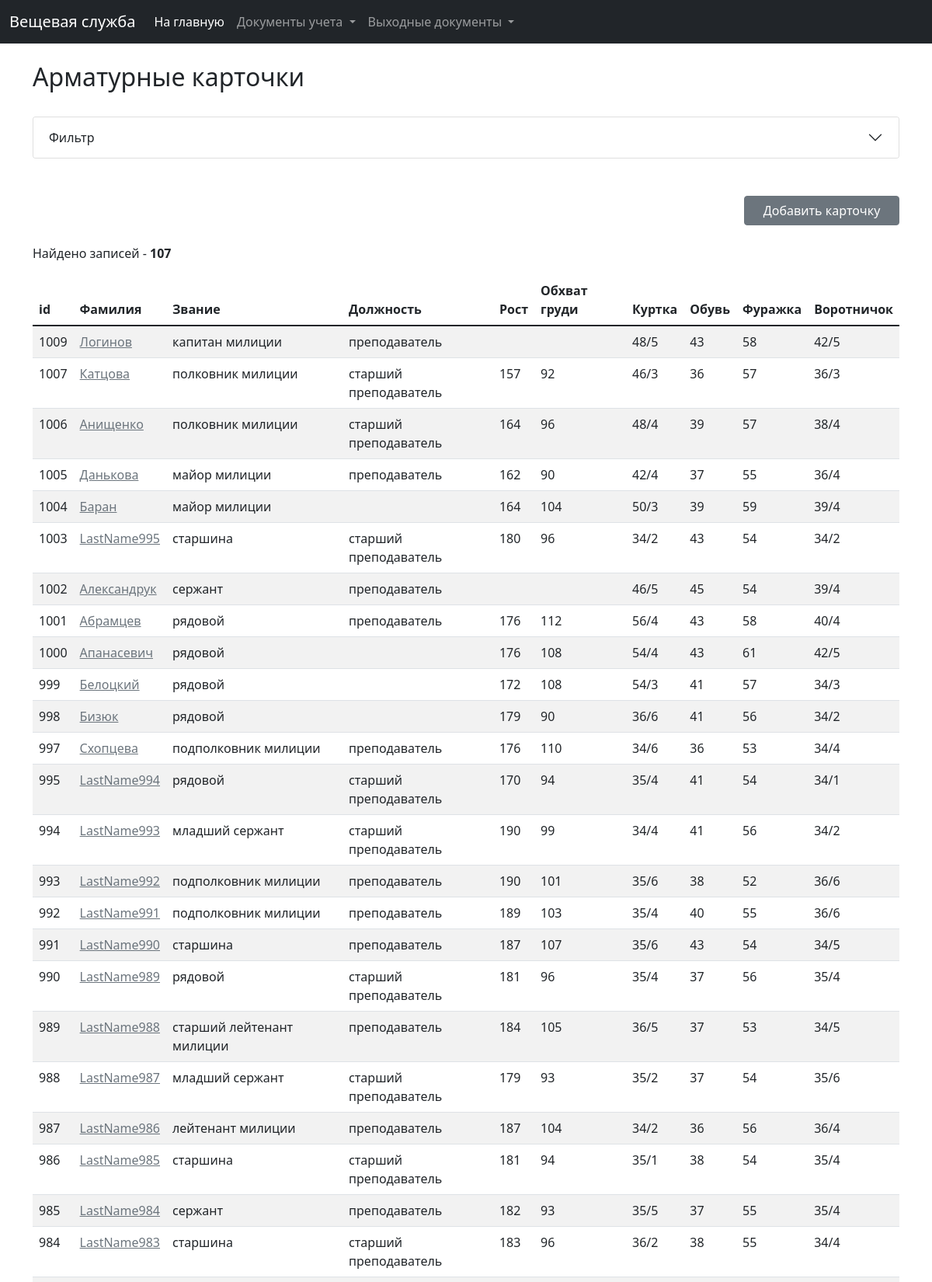
/clothing/cards (upper part), run on the app's committed database.
### clothing/models.py (models this page shows, shortened)
class Card(models.Model):
    card_number = models.CharField(max_length=100, verbose_name="Номер карты")
    employee = models.ForeignKey(Employee, on_delete=models.CASCADE, verbose_name="Сотрудник/курсант")
    norm = models.ForeignKey(Norm, on_delete=models.CASCADE, verbose_name="Норма")
    growth = models.IntegerField(verbose_name="Рост", blank=True, null=True)
    bust = models.IntegerField(verbose_name="Обхват груди", blank=True, null=True)
    jacket = models.ForeignKey(Dimensions, on_delete=models.SET_NULL, verbose_name="Куртка", blank=True, null=True)
    shoes = models.ForeignKey(ShoesDimensions, on_delete=models.SET_NULL, verbose_name="Обувь", blank=True, null=True)
    cap = models.ForeignKey(CapDimensions, on_delete=models.SET_NULL, verbose_name="Фуражка", blank=True, null=True)
    collar = models.ForeignKey(Dimensions, on_delete=models.SET_NULL, verbose_name="Воротничок", related_name="collar",
                               blank=True, null=True)
    clothes = models.ManyToManyField(Clothes, verbose_name="Имущество", through='ClothesInCard', blank=True)
    created_at = models.DateTimeField(verbose_name="Дата и время создания", auto_created=True, blank=True, null=True)
    last_modified = models.DateTimeField(verbose_name="Дата и время последнего изменения", auto_now=True, blank=True,
                                         null=True)
    class Meta:
        ordering = ('-id',)
        verbose_name = 'Арматурная карточка'
        verbose_name_plural = 'Арматурные карточки'

class Employee(models.Model):
    last_name = models.CharField(verbose_name="Фамилия", max_length=30)
    first_name = models.CharField(verbose_name="Имя", max_length=30)
    patronymic = models.CharField(verbose_name="Отчество", max_length=30)
    subdivision = models.ForeignKey(Subdivision, on_delete=models.SET_NULL, verbose_name="Подразделение", blank=True,
                                    null=True)
    group = models.ForeignKey(Group, on_delete=models.SET_NULL, verbose_name="Группа", blank=True, null=True)
    sex = models.IntegerField(choices=SEX, verbose_name="Пол", blank=True, null=True, default=1)
    kind = models.IntegerField(choices=EMPLOYEE_KIND, verbose_name="Тип сотрудника")
    rank = models.ForeignKey(Rank, on_delete=models.CASCADE, verbose_name="Звание", blank=True, null=True)
    position = models.ForeignKey(Position, on_delete=models.SET_NULL, verbose_name="Должность", blank=True, null=True)
    is_on_decree = models.BooleanField(verbose_name="В декрете", default=False)
    decree_start = models.DateField(verbose_name="Начало декрета", blank=True, null=True)
    decree_finish = models.DateField(verbose_name="Окончание декрета", blank=True, null=True)
    date_of_birth = models.DateField(verbose_name="Дата рождения", blank=True, null=True)
    enlisted = models.DateField(verbose_name="Зачислен", blank=True, null=True)
    excluded = models.DateField(verbose_name="Исключен", blank=True, null=True)
    personal_number = models.CharField(max_length=100, verbose_name="Персональный номер", blank=True, null=True)
    last_modified = models.DateTimeField(verbose_name="Дата и время последнего редактирования", auto_now=True)
    def __str__(self):
        return self.last_name
    class Meta:
        ordering = ('-id',)
        verbose_name = 'Сотрудник'
        verbose_name_plural = 'Сотрудники'

class Rank(models.Model):
    rank = models.CharField(verbose_name="Звание", max_length=50)
    created_at = models.DateTimeField(verbose_name="Дата и время создания", auto_created=True, blank=True, null=True)
    last_modified = models.DateTimeField(verbose_name="Дата и время последнего изменения", auto_now=True, blank=True,
                                         null=True)
    def __str__(self):
        return self.rank
    class Meta:
        ordering = ('id',)
        verbose_name = 'Звание'
        verbose_name_plural = 'Звания'

class Position(models.Model):
    position = models.CharField(verbose_name="Должность", max_length=255)
    created_at = models.DateTimeField(verbose_name="Дата и время создания", auto_created=True, blank=True, null=True)
    last_modified = models.DateTimeField(verbose_name="Дата и время последнего изменения", auto_now=True, blank=True,
                                         null=True)
    def __str__(self):
        return self.position
    class Meta:
        ordering = ('position',)
        verbose_name = 'Должность'
        verbose_name_plural = 'Должности'

class Dimensions(models.Model):
    dimension = models.CharField(max_length=20, verbose_name="Размер")
    def __str__(self):
        return self.dimension
    class Meta:
        ordering = ('dimension',)
        verbose_name = 'Размер (куртки)'
        verbose_name_plural = 'Размеры (куртки)'

class ShoesDimensions(models.Model):
    shoes_dimension = models.CharField(max_length=20, verbose_name="Размер обуви")
    def __str__(self):
        return self.shoes_dimension
    class Meta:
        ordering = ('shoes_dimension',)
        verbose_name = 'Размер (обуви)'
        verbose_name_plural = 'Размеры (обуви)'

class CapDimensions(models.Model):
    cap_dimension = models.CharField(max_length=20, verbose_name="Размер фуражки")
    def __str__(self):
        return self.cap_dimension
    class Meta:
        ordering = ('cap_dimension',)
        verbose_name = 'Размер (фуражки)'
        verbose_name_plural = 'Размеры (фуражки)'

### clothing/views.py (the view)
# urls.py: path('cards', views.card_list, name='card_list'),
def card_list(request):
    request.session['back_path_card_list'] = '/clothing/cards?' + request.META.get('QUERY_STRING')
    f = CardFilter(request.GET, queryset=Card.objects.all())
    paginator = Paginator(f.qs, 50)
    page = request.GET.get('page')
    cards_list = paginator.get_page(page)
    card_form = CardForm()
    return render(request, 'clothing/card/card_list.html',
                  {'list': cards_list, 'card_form': card_form, 'filter': f})

### clothing/models.py (called while the page is built)
    def __str__(self):
        return self.subdivision_name

    def __str__(self):
        return self.norm_title

    def __str__(self):
        return self.course_name

    def __str__(self):
        return self.group_name

### clothing/templatetags/url_replace.py (called while the page is built)
@register.simple_tag
def url_replace(request, field, value):
    d = request.GET.copy()
    d[field] = value
    return d.urlencode()

### clothing/templates/clothing/card/card_list.html (shortened to what this page needs)
{% extends 'base_list.html' %}
{% load widget_tweaks %}
{% load static %}
{% block list_title %}Арматурные карточки{% endblock %}
{% block filters %}
    <div class="accordion" id="accordionExample">
        <div class="accordion-item">
            <h2 class="accordion-header" id="headingOne">
                <button class="accordion-button collapsed" type="button" data-bs-toggle="collapse" data-bs-target="#collapseOne"
                        aria-expanded="true" aria-controls="collapseOne">
                    Фильтр
                </button>
            </h2>
        </div>
    </div>
{% endblock %}
{% block add_button %}
    <br>
    <a href="#card_add_data_form" data-bs-toggle="modal" class="btn btn-secondary"
       style="display: block; margin-left:auto; width: 200px;">Добавить карточку</a>
{% endblock %}
{% block list %}
    <table class="table table-striped table-hover">
        <thead>
        <tr>
            <th scope="col">id</th>
            <th scope="col">Фамилия</th>
            <th scope="col">Звание</th>
            <th scope="col">Должность</th>
            <th scope="col">Рост</th>
            <th scope="col">Обхват груди</th>
            <th scope="col">Куртка</th>
            <th scope="col">Обувь</th>
            <th scope="col">Фуражка</th>
            <th scope="col">Воротничок</th>
        </tr>
        </thead>
        <tbody>
        {% for card in list %}
            <tr>
                <td>{{ card.id }}</td>
                <td><a href="{% url 'clothing:get_card' card.id %}"
                       class="link-secondary">{{ card.employee.last_name|default_if_none:"Нет данных" }}</a>
                </td>
                <td>{{ card.employee.rank|default_if_none:"" }}</td>
                <td>{{ card.employee.position|default_if_none:"" }}</td>
                <td>{{ card.growth|default_if_none:"" }}</td>
                <td>{{ card.bust|default_if_none:"" }}</td>
                <td>{{ card.jacket|default_if_none:"" }}</td>
                <td>{{ card.shoes|default_if_none:"" }}</td>
                <td>{{ card.cap|default_if_none:"" }}</td>
                <td>{{ card.collar|default_if_none:"" }}</td>
            </tr>
        {% endfor %}
        </tbody>
    </table>
{% endblock %}

### data on the page
Card: id "1009", employee.last_name "Логинов", employee.rank "капитан милиции", employee.position "преподаватель", jacket "48/5", shoes "43", cap "58", collar "42/5"
Card: id "1007", employee.last_name "Катцова", employee.rank "полковник милиции", employee.position "старший преподаватель", growth "157", bust "92", jacket "46/3", shoes "36", cap "57", collar "36/3"
Card: id "1006", employee.last_name "Анищенко", employee.rank "полковник милиции", employee.position "старший преподаватель", growth "164", bust "96", jacket "48/4", shoes "39", cap "57", collar "38/4"
Card: id "1005", employee.last_name "Данькова", employee.rank "майор милиции", employee.position "преподаватель", growth "162", bust "90", jacket "42/4", shoes "37", cap "55", collar "36/4"
Card: id "1004", employee.last_name "Баран", employee.rank "майор милиции", growth "164", bust "104", jacket "50/3", shoes "39", cap "59", collar "39/4"
Card: id "1003", employee.last_name "LastName995", employee.rank "старшина", employee.position "старший преподаватель", growth "180", bust "96", jacket "34/2", shoes "43", cap "54", collar "34/2"
Card: id "1002", employee.last_name "Александрук", employee.rank "сержант", employee.position "преподаватель", jacket "46/5", shoes "45", cap "54", collar "39/4"
Card: id "1001", employee.last_name "Абрамцев", employee.rank "рядовой", employee.position "преподаватель", growth "176", bust "112", jacket "56/4", shoes "43", cap "58", collar "40/4"
Card: id "1000", employee.last_name "Апанасевич", employee.rank "рядовой", growth "176", bust "108", jacket "54/4", shoes "43", cap "61", collar "42/5"
Card: id "999", employee.last_name "Белоцкий", employee.rank "рядовой", growth "172", bust "108", jacket "54/3", shoes "41", cap "57", collar "34/3"
Card: id "998", employee.last_name "Бизюк", employee.rank "рядовой", growth "179", bust "90", jacket "36/6", shoes "41", cap "56", collar "34/2"
Card: id "997", employee.last_name "Схопцева", employee.rank "подполковник милиции", employee.position "преподаватель", growth "176", bust "110", jacket "34/6", shoes "36", cap "53", collar "34/4"
Card: id "995", employee.last_name "LastName994", employee.rank "рядовой", employee.position "старший преподаватель", growth "170", bust "94", jacket "35/4", shoes "41", cap "54", collar "34/1"
Card: id "994", employee.last_name "LastName993", employee.rank "младший сержант", employee.position "старший преподаватель", growth "190", bust "99", jacket "34/4", shoes "41", cap "56", collar "34/2"
Card: id "993", employee.last_name "LastName992", employee.rank "подполковник милиции", employee.position "преподаватель", growth "190", bust "101", jacket "35/6", shoes "38", cap "52", collar "36/6"
Card: id "992", employee.last_name "LastName991", employee.rank "подполковник милиции", employee.position "преподаватель", growth "189", bust "103", jacket "35/4", shoes "40", cap "55", collar "36/6"
Card: id "991", employee.last_name "LastName990", employee.rank "старшина", employee.position "преподаватель", growth "187", bust "107", jacket "35/6", shoes "43", cap "54", collar "34/5"
Card: id "990", employee.last_name "LastName989", employee.rank "рядовой", employee.position "старший преподаватель", growth "181", bust "96", jacket "35/4", shoes "37", cap "56", collar "35/4"
Card: id "989", employee.last_name "LastName988", employee.rank "старший лейтенант милиции", employee.position "преподаватель", growth "184", bust "105", jacket "36/5", shoes "37", cap "53", collar "34/5"
Card: id "988", employee.last_name "LastName987", employee.rank "младший сержант", employee.position "старший преподаватель", growth "179", bust "93", jacket "35/2", shoes "37", cap "54", collar "35/6"
Card: id "987", employee.last_name "LastName986", employee.rank "лейтенант милиции", employee.position "преподаватель", growth "187", bust "104", jacket "34/2", shoes "36", cap "56", collar "36/4"
Card: id "986", employee.last_name "LastName985", employee.rank "старшина", employee.position "старший преподаватель", growth "181", bust "94", jacket "35/1", shoes "38", cap "54", collar "35/4"
Card: id "985", employee.last_name "LastName984", employee.rank "сержант", employee.position "преподаватель", growth "182", bust "93", jacket "35/5", shoes "37", cap "55", collar "35/4"
Card: id "984", employee.last_name "LastName983", employee.rank "старшина", employee.position "старший преподаватель", growth "183", bust "96", jacket "36/2", shoes "38", cap "55", collar "34/4"

### other printed values
{{ filter.qs|length }} "107"
